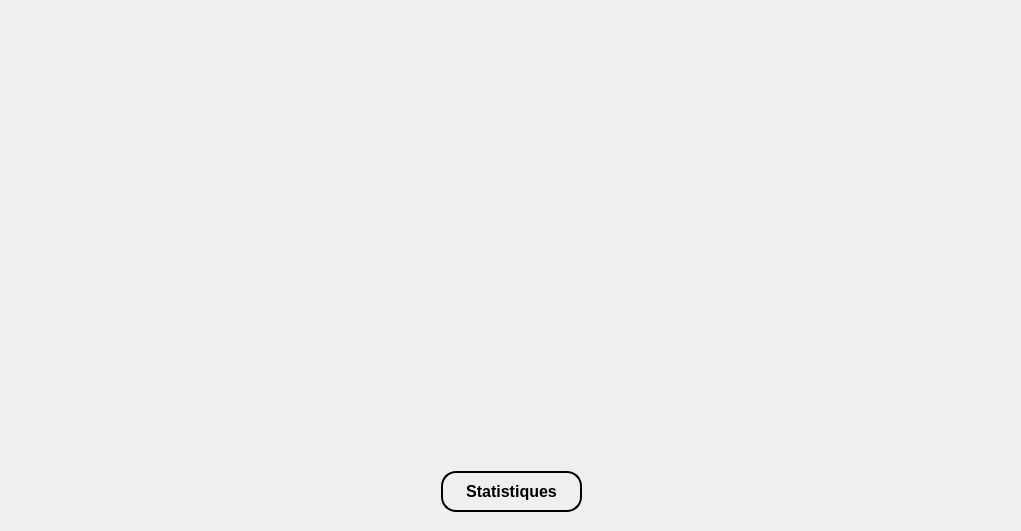
             <widget class="QWidget" name="tab_18">
              <attribute name="title">
               <string> Statistiques</string>
              </attribute>
              <widget class="QWidget" name="widget_4" native="true">
               <property name="geometry">
                <rect>
                 <x>11</x>
                 <y>11</y>
                 <width>1001</width>
                 <height>511</height>
                </rect>
               </property>
               <widget class="QWidget" name="widget_graph" native="true">
                <property name="geometry">
                 <rect>
                  <x>10</x>
                  <y>20</y>
                  <width>981</width>
                  <height>431</height>
                 </rect>
                </property>
               </widget>
               <widget class="QPushButton" name="pushButton_graph">
                <property name="geometry">
                 <rect>
                  <x>430</x>
                  <y>460</y>
                  <width>141</width>
                  <height>41</height>
                 </rect>
                </property>
                <property name="styleSheet">
                 <string notr="true">QPushButton {
   color: black;                  /* Couleur du texte par défaut */
   border: 2px solid black;     /* Bordure légèrement plus foncée */
   border-radius: 15px;            /* Coins arrondis */
   padding: 8px 8px;             /* Espacement interne */
   font-size: 16px;               /* Taille de police */
   font-weight: bold;             /* Texte en gras */
   transition: background-color 0.3s ease; /* Transition douce pour la couleur */
}</string>
                </property>
                <property name="text">
                 <string>Statistiques</string>
                </property>
               </widget>
              </widget>
             </widget>
